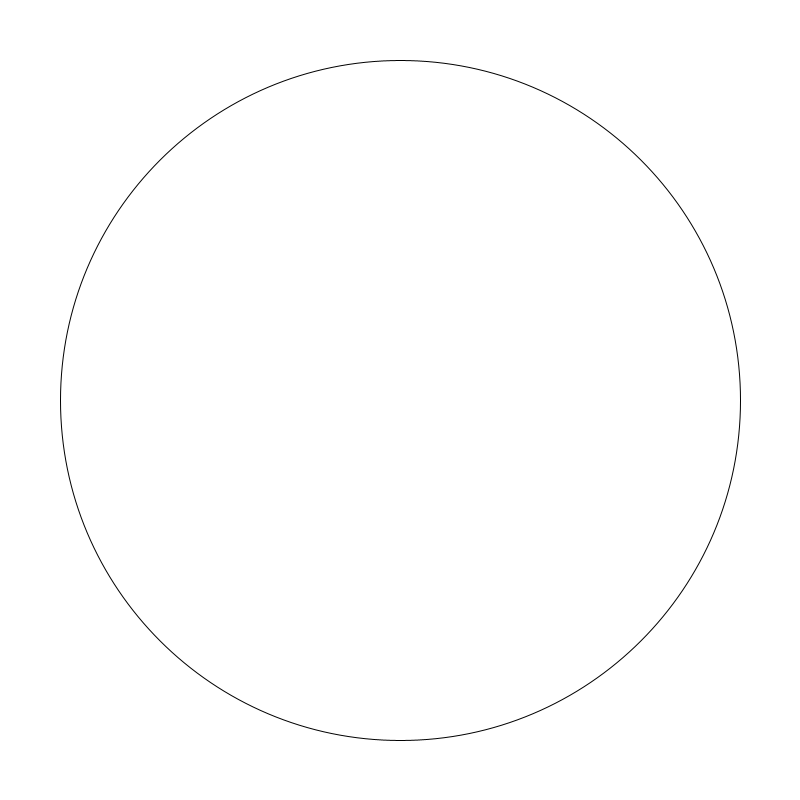
Frame 1 (no input)
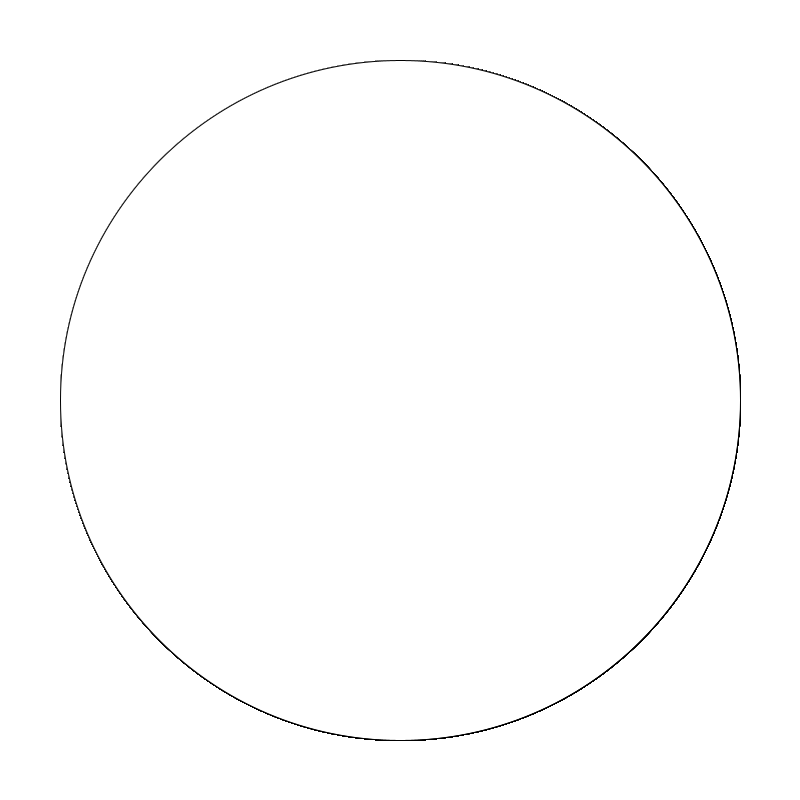
Frame 60 (the mouse pressed at the canvas centre just before this capture)
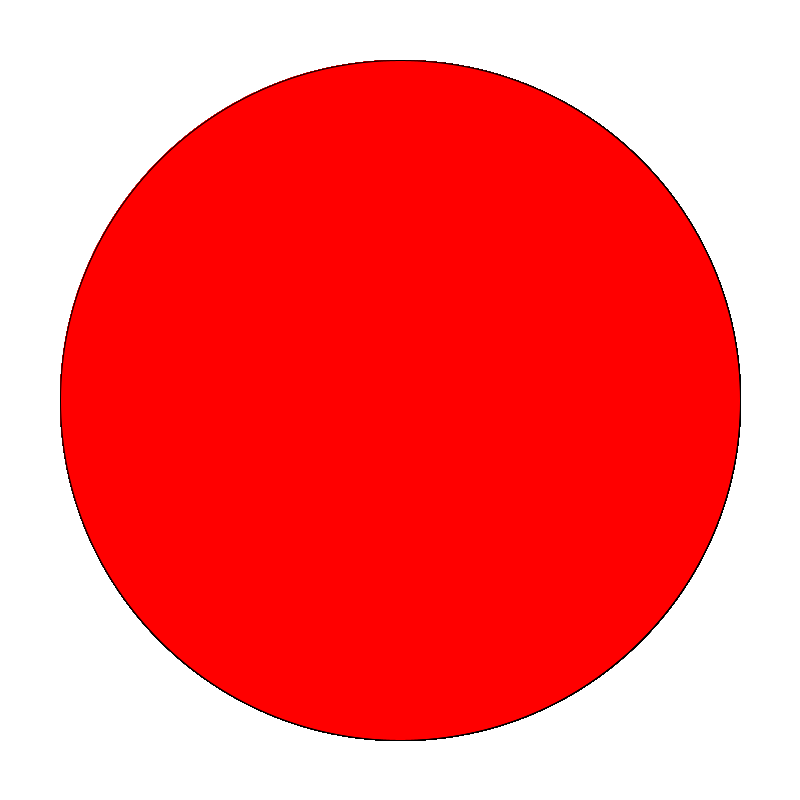
Frame 120 (the mouse held since frame 60 and released just before this capture)

The Processing sketch that drew these frames (run headless with seeded random() and noise(); from frame 60 on, the mouse is pressed at the canvas centre):

// Processing sketch: toggleCircleWhyDidIDoThis
// ── toggleCircleWhyDidIDoThis.pde
boolean hasStayedInCircle;
float someNumber;
color red = color(255, 0, 0);
color blue = color(0, 0, 255);

//this runs once
void setup() {
  size(800, 800);
  background(255);
  hasStayedInCircle = false;
}

//this runs forever in an infinite loop...
void draw() {
  //check where the mouse is, and set the fill accordingly
  float mouseDistance = dist(width/2, height/2, mouseX, mouseY);
  float radius = (width*0.85)/2;


  if (mouseDistance <= radius && hasStayedInCircle == false) {
    hasStayedInCircle = true;
    someNumber = random(0, 100);
  }
  if (mouseDistance <= radius) {
    if (someNumber > 50) {
      fill(red);
    } else {
      fill(blue);
    }
  } else {  //you just left the circle
    hasStayedInCircle = false;
    fill(255);
  }

  //draw circle
  ellipse(width/2, height/2, radius*2, radius*2);
}
